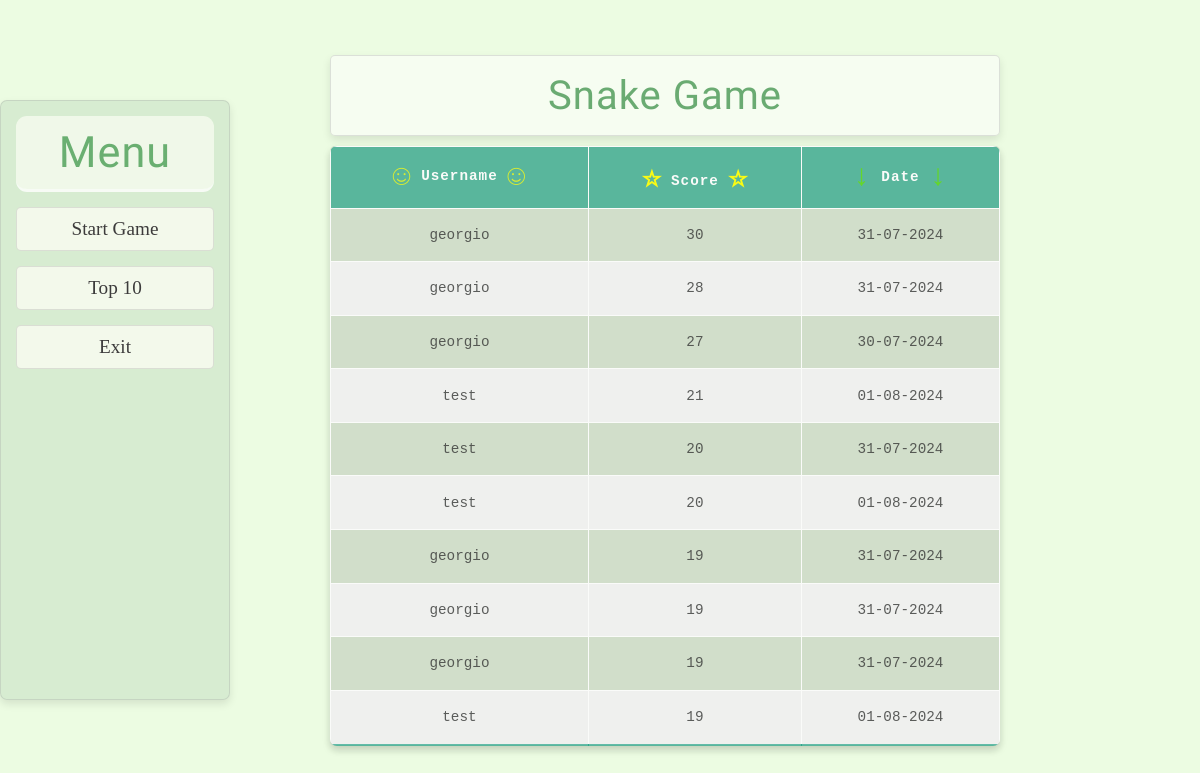
Page /score_board/ on the earlier database version.
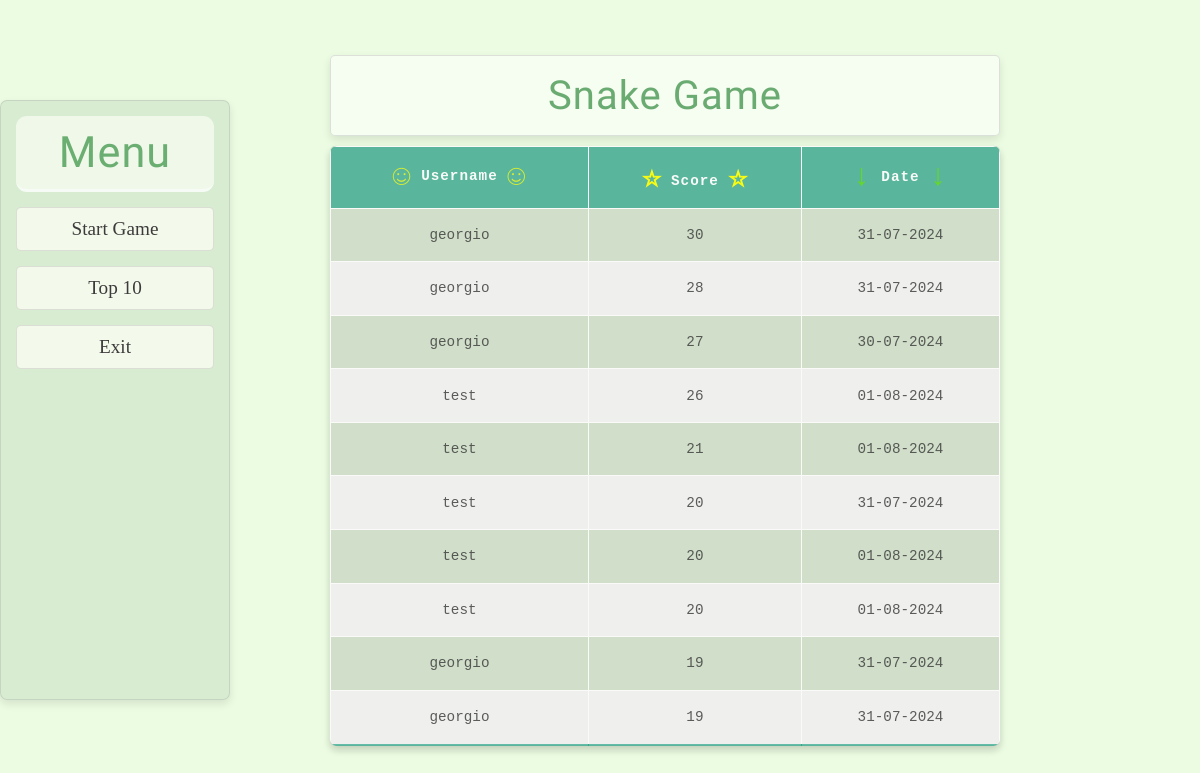
Same page on the later database version.
### game/models.py (models this page shows, shortened)
class Score(models.Model):
    username = models.CharField(max_length=100)
    score = models.IntegerField()
    timestamp = models.DateTimeField(auto_now_add=True)
    class Meta:
        ordering = ['-score']

### game/views.py (the view)
# urls.py: path('score_board/', score_board, name='score_board'),
def score_board(request):
    scores = Score.objects.all().order_by('-score')[:10]
    return render(request, 'score_board.html', {'scores': scores})

### game/templates/score_board.html (shortened to what this page needs)
{% extends 'base.html' %}
{% load static %}
{% block content %}
    <table class="score-table">
        <thead>
            <tr>
                <th><span class="username">&#9786;</span>  Username <span class="username">&#9786;</span></th>
                <th><span class="rating">&#9734;</span> Score <span class="rating">&#9734;</span></th>
                <th><span class="date">&darr;</span>  Date <span class="date"> &darr;</span></th>
            </tr>
        </thead>
        <tbody>
            {% for score in scores %}
                <tr>
                    <td>{{ score.username }}</td>
                    <td>{{ score.score }}</td>
                    <td>{{ score.timestamp| date:"d-m-Y"  }}</td>
                </tr>
            {% endfor %}
        </tbody>
    </table>
{% endblock %}

### game/templates/base.html (shortened to what this page needs)
<!DOCTYPE html>
<html>
<head>
    {% load static %}
    <link rel="stylesheet" type="text/css" href="{% static 'game/css/styles.css' %}">
</head>
<body>
    <div class="wrapper">
        <div class="sidebar">
            <h2>Menu</h2>
            <ul>
                <li><a href="{% url 'start_game' %}">Start Game</a></li>
                <li><a href="{% url 'score_board' %}">Top 10</a></li>
                <li><a href="{% url 'home' %}">Exit</a></li>
            </ul>
        </div>
        <div class="content">
            <header>
                <h1>Snake Game</h1>
            </header>
            <main>
                {% block content %}
                {% endblock %}
            </main>
        </div>
    </div>
</body>
</html>

### game/static/game/css/styles.css (style rules this page uses)
* { box-sizing: border-box; margin: 0; padding: 0; }
body { display: flex; justify-content: center; align-items: center; height: 100vh; margin: 0; background-color: #ccf7b05b; }
h2 { font-size: 2.7em; }
h1 { color: #2a8537af; font-size: 2.5em; }
h1, h2 { font-family: "Black Ops One", system-ui; font-weight: 400; font-style: normal; letter-spacing: 1px; }
.wrapper { display: flex; width: 100%; max-width: 1200px; }
.sidebar { width: 230px; background: rgba(189, 218, 189, 0.458); padding: 15px; margin-right: 100px; border: 1px solid rgba(156, 155, 155, 0.29); border-radius: 7px; }
.sidebar h2 { color: #2c8c39d2; text-align: center; opacity: 0.8; border-bottom: 3px solid rgb(255, 255, 255); padding: 11px; background-color: #f8fcf1f9; border-radius: 11px; }
.sidebar ul { list-style-type: none; padding: 0; }
.sidebar ul li { margin: 15px 0; }
.sidebar ul li a { color: #3c3b3b; text-decoration: none; display: block; padding: 10px; background: #f3f9eb; border-radius: 5px; font-family: "Cinzel", serif; font-optical-sizing: auto; font-weight: 400; font-size: 1.2em; font-style: normal; text-align: center; border: 1px solid rgba(156, 155, 155, 0.29); transition: all ease-in-out 0.3s; }
.content { width: 670px; height: 600px; border-radius: 10px; display: flex; flex-direction: column; align-items: center; justify-content: center; }
header, footer { width: 100%; padding: 1em; text-align: center; background-color: #fcfef9a4; border-radius: 5px; margin-bottom: 10px; border: 1px solid rgba(156, 155, 155, 0.29); }
main { display: flex; justify-content: center; align-items: center; width: 100%; height: 100%; background: #72727238; border-radius: 5px; position: relative; }
main, .sidebar, header, footer, #scoreBox { box-shadow: 0 4px 8px rgba(0, 0, 0, 0.1); }
.score-table { border-collapse: collapse; margin: 20px 0; font-size: 1em; text-align: center; width: 670px; height: 600px; font-family: monospace; font-size: 1.1em; font-weight: 500; color: rgba(43, 43, 43, 0.828); box-shadow: 0 4px 8px rgba(0, 0, 0, 0.1); opacity: 0.9; border-radius: 7px; overflow: hidden; }
.score-table thead tr { background-color: #00987aa2; color: #ffffff; text-align: center; font-weight: bold; letter-spacing: 1px; }
.score-table th, .score-table td { padding: 12px 15px; border: 1px solid #ffffff; }
.score-table tbody tr { border-bottom: 1px solid #ffffff; }
.score-table tbody tr:nth-of-type(even) { background-color: #f3f3f3; }
.score-table tbody tr:last-of-type { border-bottom: 2px solid #00987aa2; }
.rating { color: gold; vertical-align: -2px; }
.username { color: rgba(255, 255, 0, 0.772); vertical-align: -5px; }
.date { color: rgba(90, 220, 4, 0.863); vertical-align: -4px; }
.rating, .username, .date { font-size: 2.1em; }

Differences in the rows shown:
no longer on this page (row unchanged): Score: username "georgio", score "19", timestamp "31-07-2024"
no longer on this page (row unchanged): Score: username "test", score "19", timestamp "01-08-2024"
added Score: username "test", score "26", timestamp "01-08-2024"
added Score: username "test", score "20", timestamp "01-08-2024"
